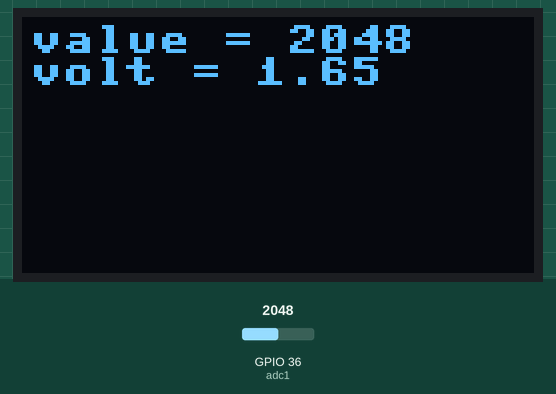
A program run on a simulated ESP32 board running MicroPython. Shown: 128×64 one-colour display. The inputs (shaded band) are chosen by the test bench; at power-on: GPIO 36 (adc1) = 2048 (analog values on the 0–4095 scale). What the program prints to the serial console is not drawn.

Above: at 1.2 s.
1.3 s: GPIO 36 (adc1) set to 491
At 2.5 s:
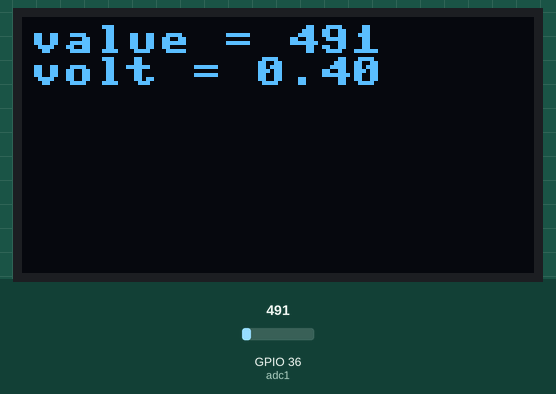
3.1 s: GPIO 36 (adc1) set to 0
At 4.0 s:
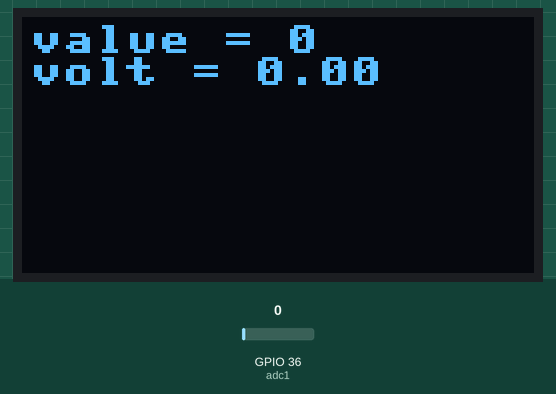
4.7 s: GPIO 36 (adc1) set to 1228
At 5.5 s:
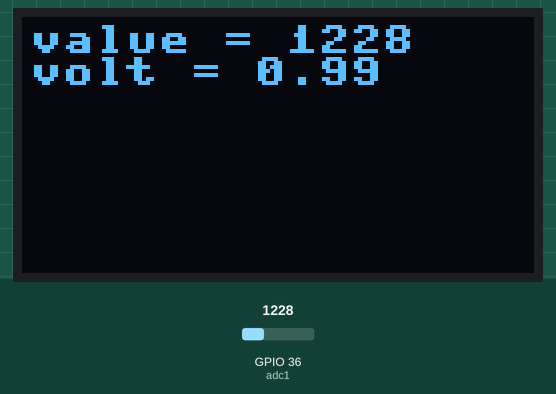
Timing chart, 0 to 7.7 s (numbered marks = the images above; inputs shaded):
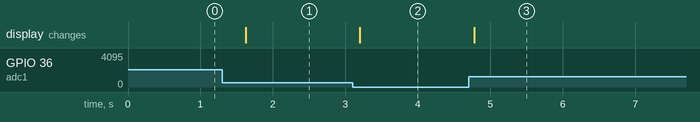

Measured:
- after the input at 1.3 s, the display: changes after 0.33 s (image 1)
- after the input at 3.1 s, the display: changes after 0.10 s (image 2)
- after the input at 4.7 s, the display: changes after 0.07 s (image 3)

The program:

ADC.py
```python
from machine import Pin,ADC
import time
from machine import I2C
from ssd1306 import SSD1306_I2C
i2cbus = I2C(scl=Pin(22),sda=Pin(21),freq=400000)
oled = SSD1306_I2C(128,64,i2cbus)
while True:
  oled.fill(0)
  adc1=ADC(Pin(36))
  adc1.atten(ADC.ATTN_11DB)
  value=adc1.read()
  volt=value/4095*3.3
  print('KNOB-SVP = %4d = %0.3f V' %(value,volt))
  oled.text('value = {0}' .format(value),2,2)
  oled.text('volt = {0:.2f}' .format(volt),2,10)
  oled.show()
  time.sleep(0.5)
```
